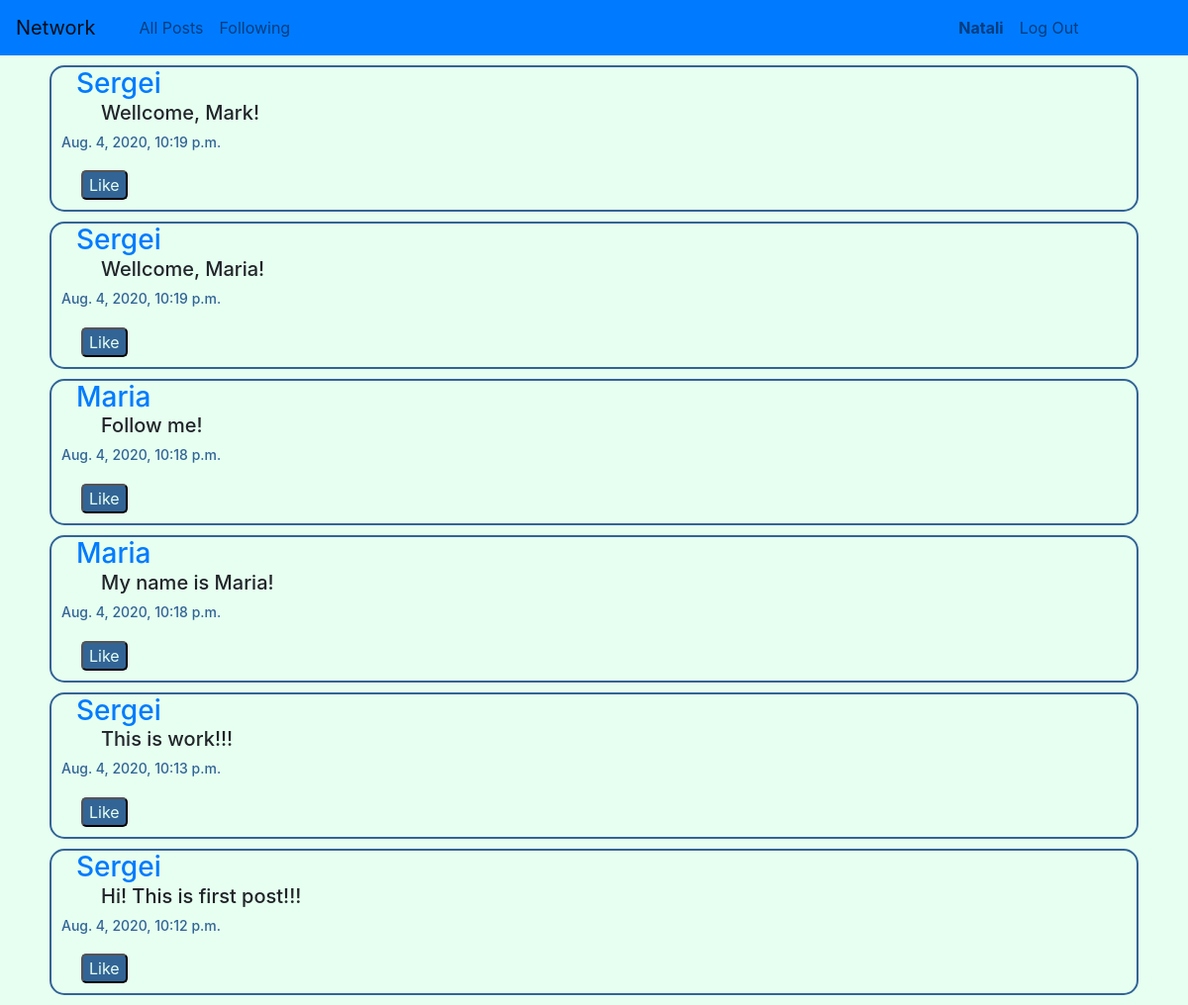
Page /2/following (signed in) on the committed database.
### network/models.py (models this page shows, shortened)
class User(AbstractUser):
    pass

class Post(models.Model):
    user = models.ForeignKey(User, on_delete=models.CASCADE, related_name="user")
    content = models.TextField()
    time = models.DateTimeField()

### network/views.py (the view)
# urls.py: path("<int:user_id>/following", views.following, name="following"),
def following(request, user_id):
    pageNum = request.GET.get('page')
    user = User.objects.get(id = user_id)
    follows = Follow.objects.all().filter(user = user)
    if len(follows) > 0:
        notFollowing = False
        for f in range(len(follows)):
            userN = User.objects.get(username = follows[f].following)
            if f == 0:
                p0sts = Post.objects.all().filter(user = userN.id)
            else:
                p0sts = p0sts | Post.objects.all().filter(user = userN.id)
        posts = p0sts.order_by('-time')
    else:
        notFollowing = True
        posts = []
    paginator = Paginator(posts, 10)
    pageResp = paginator.get_page(pageNum)
    return render(request, "network/following.html", {
        "notFollowing": notFollowing,
        "posts": pageResp
    })

### network/templates/network/following.html (shortened to what this page needs)
{% extends "network/layout.html" %}
{% block body %}
    {% if notFollowing %}
        <div class="notFollowing">
            <h3>The user is not following to anyone!</h3>
        </div>
    {% else %}
        <div class="followingPosts">
            {% for post in posts %}
                <div class="post">
                    <div>
                        <h3 id="postUser"><a href={{post.user.id}} id="usrN">{{ post.user }}</a></h3>
                    </div>
                    <div id="ID{{post.id}}">
                        <h5 id="postMessage">{{ post.content }}</h5>
                    </div>
                    <div>
                        <h6 id="postDateTime">{{ post.time }}</h6>
                        <button class="postLike B{{post.id}}" id="like{{post.user}}" onclick="likePost({{post.id}}, true)">Like</button>
                    </div>
                </div>
            {% endfor %}
        </div>
    {% endif %}
{% endblock %}

### network/templates/network/layout.html (shortened to what this page needs)
{% load static %}
<!DOCTYPE html>
<html lang="en">
    <head>
        <link rel="stylesheet" href="https://stackpath.bootstrapcdn.com/bootstrap/4.4.1/css/bootstrap.min.css">
        <link href="{% static 'network/styles.css' %}" rel="stylesheet">
    </head>
    <body>
        <nav class="navbar navbar-expand-lg navbar-light bg-primary">
            <a class="navbar-brand" href="#">Network</a>
            <div class="container" id="linknav">
              <ul class="navbar-nav mr-auto">
                <li class="nav-item">
                  <a class="nav-link" href="{% url 'index' %}">All Posts</a>
                </li>
                {% if user.is_authenticated %}
                    <li class="nav-item">
                        <a class="nav-link" href="/{{user.id}}/following">Following</a>
                    </li>
                {% endif %}
              </ul>
            </div>
            <div class="container" id="usernav">
              <ul class="navbar-nav mr-auto">
                {% if user.is_authenticated %}
                    <li class="nav-item">
                        <a class="nav-link" id="username" href="/{{user.id}}"><strong id="userName">{{ user.username }}</strong></a>
                    </li>
                    <li class="nav-item">
                        <a class="nav-link" id="logoutbut" href="{% url 'logout' %}">Log Out</a>
                    </li>
                {% endif %}
              </ul>
            </div>
          </nav>
        <div class="body">
            {% block body %}
            {% endblock %}
        </div>
    </body>
</html>

### network/static/network/styles.css (style rules this page uses)
* { box-sizing: border-box; }
body { max-width: 1200px; margin: 0px auto; text-align: center; background-color: rgb(230, 255, 240); }
#linknav { width: 70%; }
#usernav { width: 20%; }
.post { margin: 10px 50px; border: rgb(50, 100, 150) solid 2px; border-radius: 15px; text-align: left; }
#postUser { display: inline; }
#postUser a { text-decoration: none; margin: 10px auto 10px 25px; }
#postMessage { margin-left: 50px; }
#postDateTime { margin: 10px; color: rgb(50, 100, 150); font-size: 14px; }
.postLike { margin: 10px; background-color: rgb(50, 100, 150); color: rgb(230, 255, 240); border-radius: 5px; display: inline; }

### rows in the picture
User: username "Natali"
Post: user "Sergei", content "Wellcome, Mark!", time "Aug. 4, 2020, 10:19 p.m."
Post: user "Sergei", content "Wellcome, Maria!", time "Aug. 4, 2020, 10:19 p.m."
Post: user "Maria", content "Follow me!", time "Aug. 4, 2020, 10:18 p.m."
Post: user "Maria", content "My name is Maria!", time "Aug. 4, 2020, 10:18 p.m."
Post: user "Sergei", content "This is work!!!", time "Aug. 4, 2020, 10:13 p.m."
Post: user "Sergei", content "Hi! This is first post!!!", time "Aug. 4, 2020, 10:12 p.m."
